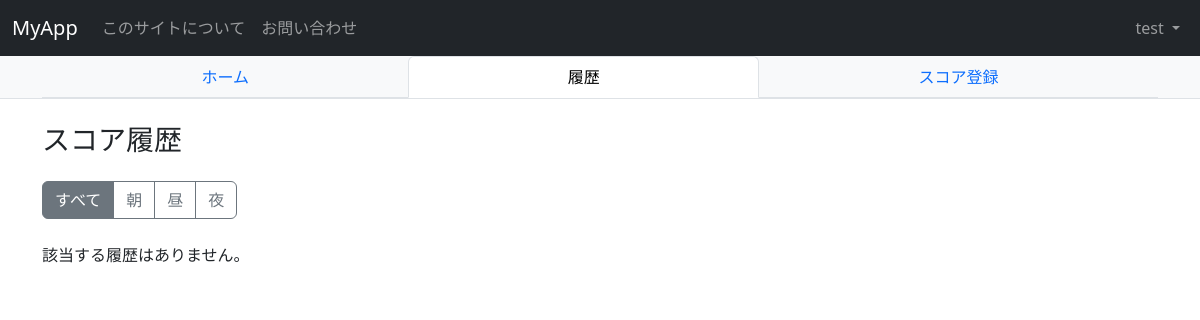
The app's page /history (signed in), older data.
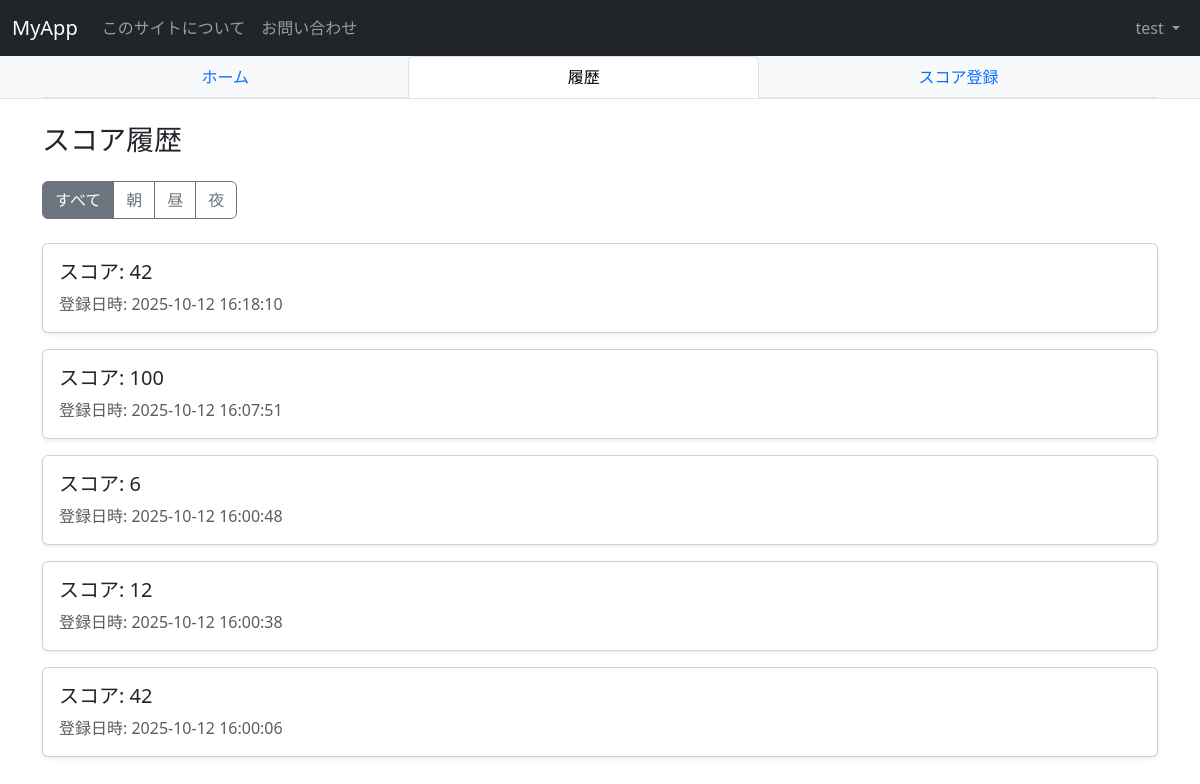
The same page, newer data.
### app.py (models this page shows, shortened)
class User(UserMixin, db.Model):
    __tablename__ = "users"   # テーブル名を明示（予約語回避）
    id = db.Column(db.Integer, primary_key=True)
    username = db.Column(db.String(50), unique=True, nullable=False)
    password_hash = db.Column(db.String(128), nullable=False)
    scores = db.relationship('Score', backref='users', lazy=True)

class Score(db.Model):
    id = db.Column(db.Integer, primary_key=True)
    value = db.Column(db.Integer, nullable=False)
    timestamp = db.Column(db.DateTime, default=datetime.now)
    user_id = db.Column(db.Integer, db.ForeignKey('users.id'), nullable=False)

### app.py (the view)
@app.route("/history")
@login_required
def history():
    filter_type = request.args.get("filter", "all")
    query = Score.query.filter_by(user_id=current_user.id)
    if filter_type == "morning":
        query = [s for s in query.all() if 5 <= s.timestamp.hour < 12]
    elif filter_type == "afternoon":
        query = [s for s in query.all() if 12 <= s.timestamp.hour < 18]
    elif filter_type == "evening":
        query = [s for s in query.all() if s.timestamp.hour >= 18 or s.timestamp.hour < 5]
    else:
        query = query.order_by(Score.timestamp.desc()).all()
    return render_template("history.html", scores=query, active_tab="history", filter_type=filter_type)

### app.py (called while the page is built)
@login_manager.user_loader
def load_user(user_id):
    return User.query.get(int(user_id))

### templates/history.html (shortened to what this page needs)
{% extends "base.html" %}
{% block content %}
<h3 class="mb-4">スコア履歴</h3>
<div class="btn-group mb-4" role="group">
  <a href="{{ url_for('history', filter='all') }}" class="btn btn-outline-secondary {% if filter_type == 'all' %}active{% endif %}">すべて</a>
  <a href="{{ url_for('history', filter='morning') }}" class="btn btn-outline-secondary {% if filter_type == 'morning' %}active{% endif %}">朝</a>
  <a href="{{ url_for('history', filter='afternoon') }}" class="btn btn-outline-secondary {% if filter_type == 'afternoon' %}active{% endif %}">昼</a>
  <a href="{{ url_for('history', filter='evening') }}" class="btn btn-outline-secondary {% if filter_type == 'evening' %}active{% endif %}">夜</a>
</div>
<div class="d-flex flex-column align-items-stretch">
  {% if scores %}
    {% for s in scores %}
      <div class="card mb-3 shadow-sm">
        <div class="card-body">
          <h5 class="card-title">スコア: {{ s.value }}</h5>
          <p class="card-text text-muted mb-0">
            登録日時: {{ s.timestamp.strftime("%Y-%m-%d %H:%M:%S") }}
          </p>
        </div>
      </div>
    {% endfor %}
  {% else %}
    <p>該当する履歴はありません。</p>
  {% endif %}
</div>
{% endblock %}

### templates/base.html (shortened to what this page needs)
<!DOCTYPE html>
<html lang="ja">
<head>
    <link href="https://cdn.jsdelivr.net/npm/bootstrap@5.3.2/dist/css/bootstrap.min.css" rel="stylesheet">
</head>
<body>
    <nav class="navbar navbar-expand-md navbar-dark bg-dark">
      <div class="container-fluid">
        <a class="navbar-brand" href="{{ url_for('index') }}">MyApp</a>
        <div class="collapse navbar-collapse" id="navbarNav">
          <ul class="navbar-nav me-auto">
            <li class="nav-item"><a class="nav-link" href="{{ url_for('about') }}">このサイトについて</a></li>
            <li class="nav-item"><a class="nav-link" href="{{ url_for('contact') }}">お問い合わせ</a></li>
          </ul>
          <ul class="navbar-nav">
            {% if current_user.is_authenticated %}
              <li class="nav-item dropdown">
                <a class="nav-link dropdown-toggle" href="#" id="userMenu" role="button" data-bs-toggle="dropdown" aria-expanded="false">
                  {{ current_user.username }}
                </a>
              </li>
            {% else %}
              <li class="d-flex">
                <a class="btn btn-outline-primary me-2 my-1" href="{{ url_for('login') }}">ログイン</a>
                <a class="btn btn-primary my-1" href="{{ url_for('signup') }}">新規登録</a>
              </ul>
            {% endif %}
          </ul>
        </div>
      </div>
    </nav>
  {% if current_user.is_authenticated and active_tab is defined and active_tab in ['home', 'history', 'result']%}
  <div class="bg-light border-bottom">
    <div class="container">
      <ul class="nav nav-tabs nav-fill">
        <li class="nav-item">
          <a class="nav-link {% if active_tab == 'home' %}active{% endif %}" href="{{ url_for('index') }}">ホーム</a>
        </li>
        <li class="nav-item">
          <a class="nav-link {% if active_tab == 'history' %}active{% endif %}" href="{{ url_for('history') }}">履歴</a>
        </li>
        <li class="nav-item">
          <a class="nav-link {% if active_tab == 'result' %}active{% endif %}" href="{{ url_for('result') }}">スコア登録</a>
        </li>
      </ul>
    </div>
  </div>
  {% endif %}
  <div class="container mt-4">
    {% block content %}{% endblock %}
  </div>
</body>
</html>

Row changes from the older to the newer data that the page shows:
added Score: value "42", timestamp "2025-10-12 16:18:10"
added Score: value "100", timestamp "2025-10-12 16:07:51"
added Score: value "6", timestamp "2025-10-12 16:00:48"
added Score: value "12", timestamp "2025-10-12 16:00:38"
added Score: value "42", timestamp "2025-10-12 16:00:06"
Text that changed along with them:
text no longer shown: "該当する履歴はありません。"
